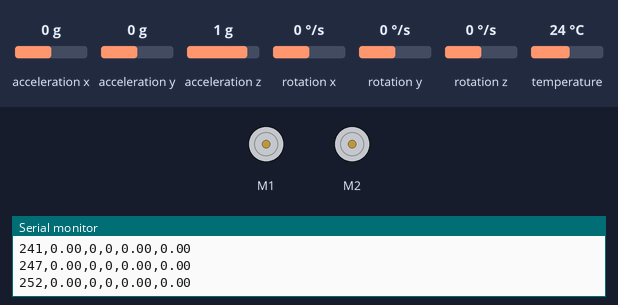
A sketch run on a simulated Arduino Uno, built with avr-gcc and run on an emulated ATmega328P. Parts: 2 × DC motor (green arrow = forward, orange = backward, longer = faster), the last lines printed to the serial monitor. The inputs (shaded band) are chosen by the test bench; at power-on: acceleration x 0 g, acceleration y 0 g, acceleration z 1 g, rotation x 0 °/s, rotation y 0 °/s, rotation z 0 °/s, temperature 24 °C.

Above: at 2.2 s.
2.3 s: acceleration x set to -1.4 g
At 3.5 s:
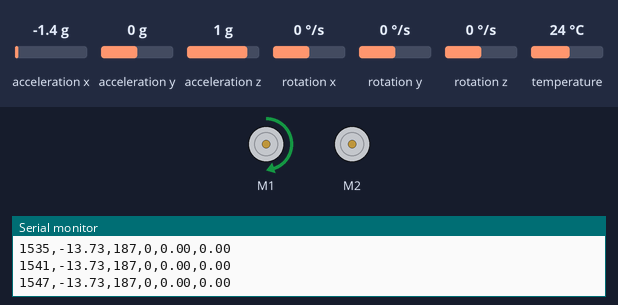
3.8 s: acceleration x set to -0.8 g
At 4.6 s:
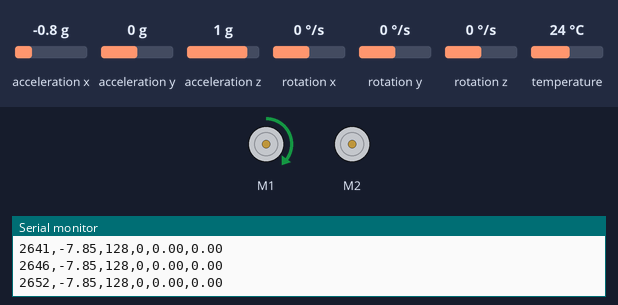
5.3 s: acceleration x set to 0.8 g
At 5.8 s:
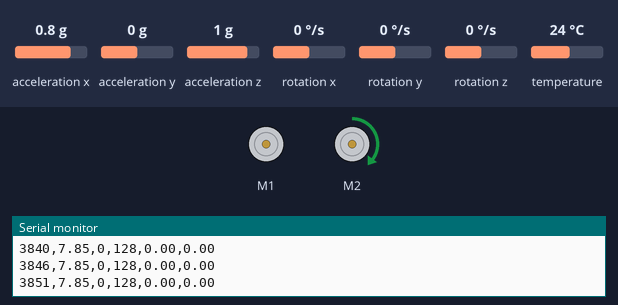
6.8 s: acceleration x set to 1.4 g
At 8.0 s:
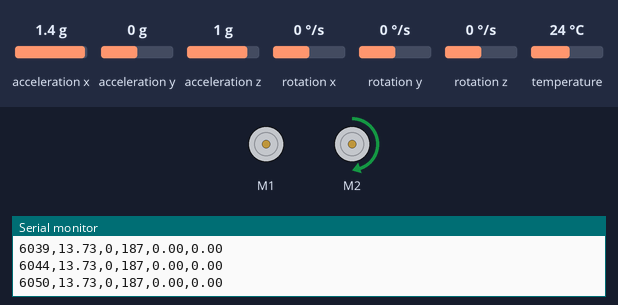
8.3 s: acceleration x set to 0 g
At 9.3 s:
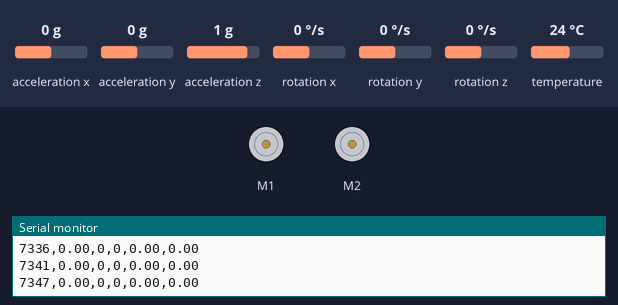
Timing chart, 0 to 10.8 s (numbered marks = the images above; inputs shaded):
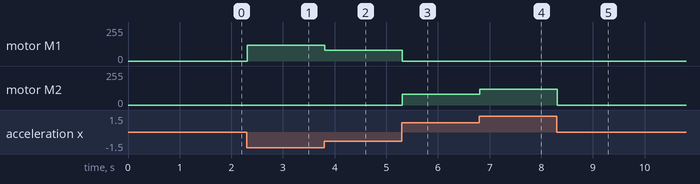

The sketch:

TestOnlyMPU.ino
```cpp
#include "DualG2HighPowerMotorShield.h"
#include <Adafruit_MPU6050.h>
#include <MPU6050.h>

DualG2HighPowerMotorShield18v22 md;
Adafruit_MPU6050 mpu;
MPU6050 mpu2;

volatile float rotPosX; // will store position of the MPU

// speed for the motors
int m1_speed = 0; // default back to stop -- i realize weeks later that this doesn't matter, but I'm leaving it bc it makes me feel better to have more stopping
int m2_speed = 0;

int motor_stop = 0; // stop!!!!!!!

int max_speed = 100; // maximum possible adjustment speed is this + 50 -- change this value to make it adjust faster over whole range of tilts. max is 350
int max_rot = 10; // Don't change this. tilt sensor goes from 0 to 10 in cw direction and 0 to -10 in ccw direction.
int m_var_speed; // holds the speeds that change with the tilt angle

float angleSensitive = 1.0; // tolerance. make this number smaller for more leveling precision, but too small and it will never level out
int strainSensitive = 1000; // tolerance. this value can swing kind of wildly, so this number should stay above 300 at least

unsigned long timeRun; // hold miliseconds since program has started running

// make everything stop moving if power to one of the motors is disrupted. This routine comes from Pololu
void stopIfFault() {
  if (md.getM1Fault()) {
    md.disableDrivers();
	  delay(1);
    while (1);
  }
  if (md.getM2Fault()) {
    md.disableDrivers();
	  delay(1);
    while (1);
  }
}

// routine for when sensors go out of tolerance
void Adjust() {

  // adjust speeds based on what's happening
  if (rotPosX > angleSensitive) {  // tilt right (positive)
    m1_speed = motor_stop;
    m2_speed = m_var_speed + 50; // bring up left side
  }
  else if (rotPosX < -angleSensitive) { // tilt left (negative)
    m1_speed = - (m_var_speed - 50); // bring up right side
    m2_speed = motor_stop;
  }
}

void setup() {
  Serial.begin(115200);

  // turn on mpu
  mpu.begin();

  // turn on motor shield
  md.init();

  delay(1000); // let everything turn on and "warm up"

  // calibrate motor shield
  md.calibrateCurrentOffsets();
  // calibrate MPU
  mpu2.setXAccelOffset(835);  // lower number tilts ccw
}

void loop() {
  // turn on and set up motors
  md.enableDrivers();
  delay(1);  // The drivers require a maximum of 1ms to elapse when brought out of sleep mode.
  // motor1
  md.setM1Speed(m1_speed);
  stopIfFault();
  // motor2
  md.setM2Speed(m2_speed);
  stopIfFault();

  sensors_event_t a, g, temp; //a=rotational Position, g=gyro, temp -- reading from 6-way accel/gyro sensor
  mpu.getEvent(&a, &g, &temp); //I have no idea why this is structured in two lines like this but it's what Adafruit says to do

  rotPosX = a.acceleration.x; //grabs value from mpu

  float m1Current = md.getM1CurrentMilliamps(); //currents read from the motor shield. not sure how accurate these are
  float m2Current = md.getM2CurrentMilliamps();

  timeRun = millis() - 1946; //the 1946ms is how long it takes for the program to get to the loop, based on trying it a few times. subtracting means loop starts at 0ms

  //determine speed by tilt
  m_var_speed = (max_speed / max_rot) * rotPosX;

  //if one of the sensor readings goes out of tolerance, send to the adjustment routine
  if ((abs(rotPosX) > angleSensitive)) {
    Adjust();
  }
  else {
    m1_speed = motor_stop;
    m2_speed = motor_stop;
  }

  //print values. Excel Datastreamer can read values from serial into a csv as long as they're formatted like this. For datastreamer to work, unfortunately, can't print anything else in serial except for comma deliniated values
  Serial.print(timeRun); //how long the program's been running
  Serial.print(",");

  Serial.print(rotPosX); //tilt from MPU

  Serial.print(",");
  Serial.print(m1_speed);
  Serial.print(",");
  Serial.print(m2_speed);

  Serial.print(",");
  Serial.print(m1Current);
  Serial.print(",");
  Serial.println(m2Current);
}
```

Measured:
- after the input at 2.3 s, motor M1: stopped → forward 119/255 at once
- after the input at 3.8 s, motor M1: forward 119/255 → forward 81/255 at once
- after the input at 5.3 s, motor M1: forward 81/255 → stopped at once; motor M2: stopped → forward 81/255 at once
- after the input at 6.8 s, motor M2: forward 81/255 → forward 119/255 at once
- after the input at 8.3 s, motor M2: forward 119/255 → stopped at once
